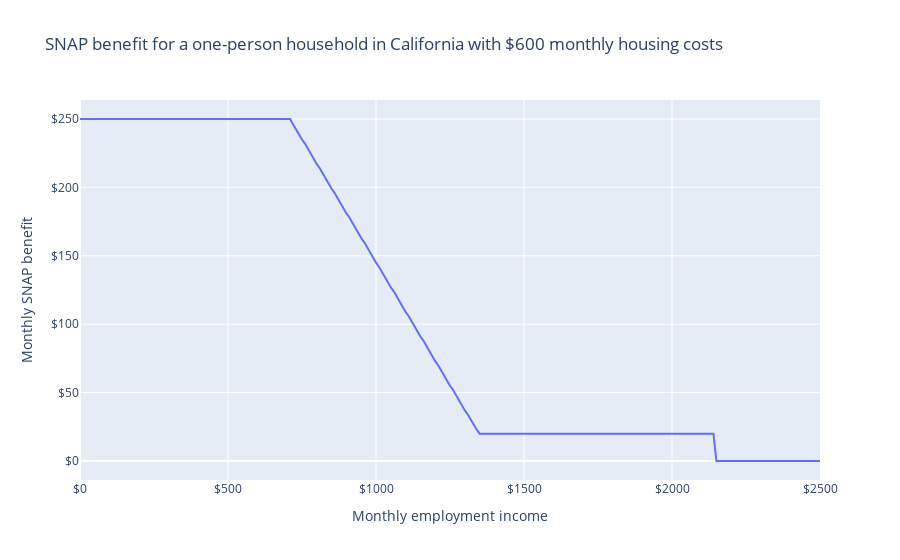

This figure's notebook cell:
### Markdown cell above
What if their earnings change?
They receive the maximum benefit of \$250 per month until they reach \$720 in monthly earnings, at which point it starts phasing out until their earnings reach \$1,350.
At that point, they continue to receive the \$20 minimum monthly benefit until they reach \$2,150 per month, 200% of the poverty line, at which point they are no longer eligible.

### Code cell
sim.vary("employment_income", max=2500 * 12, step=120)

import plotly.express as px

LABELS = dict(
    employment_income="Monthly employment income",
    housing_cost="Monthly housing cost",
    snap="Monthly SNAP benefit",
    mtr="Marginal tax rate",
    housing_subsidy_rate="Housing subsidy rate",
)

df = pd.DataFrame(
    dict(
        employment_income=sim.calc("employment_income")[0],
        snap=sim.calc("snap")[0],
        mtr=-sim.deriv("snap", "employment_income"),
    )
)
df[["employment_income", "snap"]] = (
    df[["employment_income", "snap"]] / 12
).round()

fig = px.line(
    df,
    "employment_income",
    "snap",
    labels=LABELS,
    title="SNAP benefit for a one-person household in California with $600 monthly housing costs",
)
fig.update_layout(xaxis_tickformat="$", yaxis_tickformat="$")
fig.show()

### Figure 1 — Plotly figure (JSON) as saved in the notebook; plotly's stock layout.template omitted (floating-point values rounded to 4 significant figures; data arrays with more than 128 entries replaced by an {"elided": "..."} marker saying what was removed)
{"data": [{"hovertemplate": "Monthly employment income=%{x}<br>Monthly SNAP benefit=%{y}<extra></extra>", "legendgroup": "", "line": {"color": "#636efa", "dash": "solid"}, "marker": {"symbol": "circle"}, "mode": "lines", "name": "", "orientation": "v", "showlegend": false, "type": "scatter", "x": {"elided": "251 int values"}, "xaxis": "x", "y": {"elided": "251 int values"}, "yaxis": "y"}], "layout": {"autosize": true, "legend": {"tracegroupgap": 0}, "title": {"text": "SNAP benefit for a one-person household in California with $600 monthly housing costs"}, "xaxis": {"anchor": "y", "autorange": true, "domain": [0, 1], "range": [0, 2500], "tickformat": "$", "title": {"text": "Monthly employment income"}, "type": "linear"}, "yaxis": {"anchor": "x", "autorange": true, "domain": [0, 1], "range": [-13.89, 263.9], "tickformat": "$", "title": {"text": "Monthly SNAP benefit"}, "type": "linear"}}}
